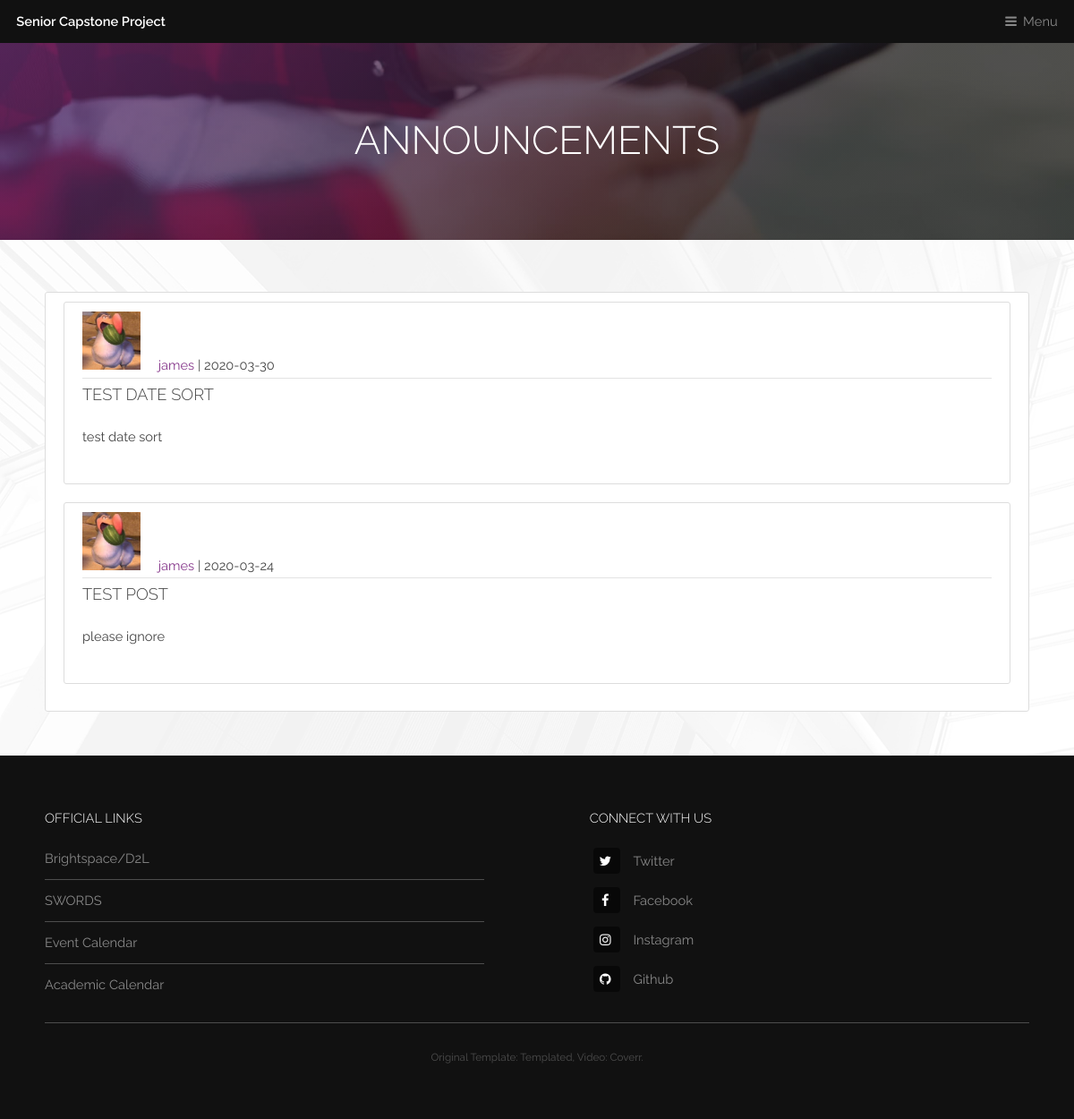
The app's page /news, older data.
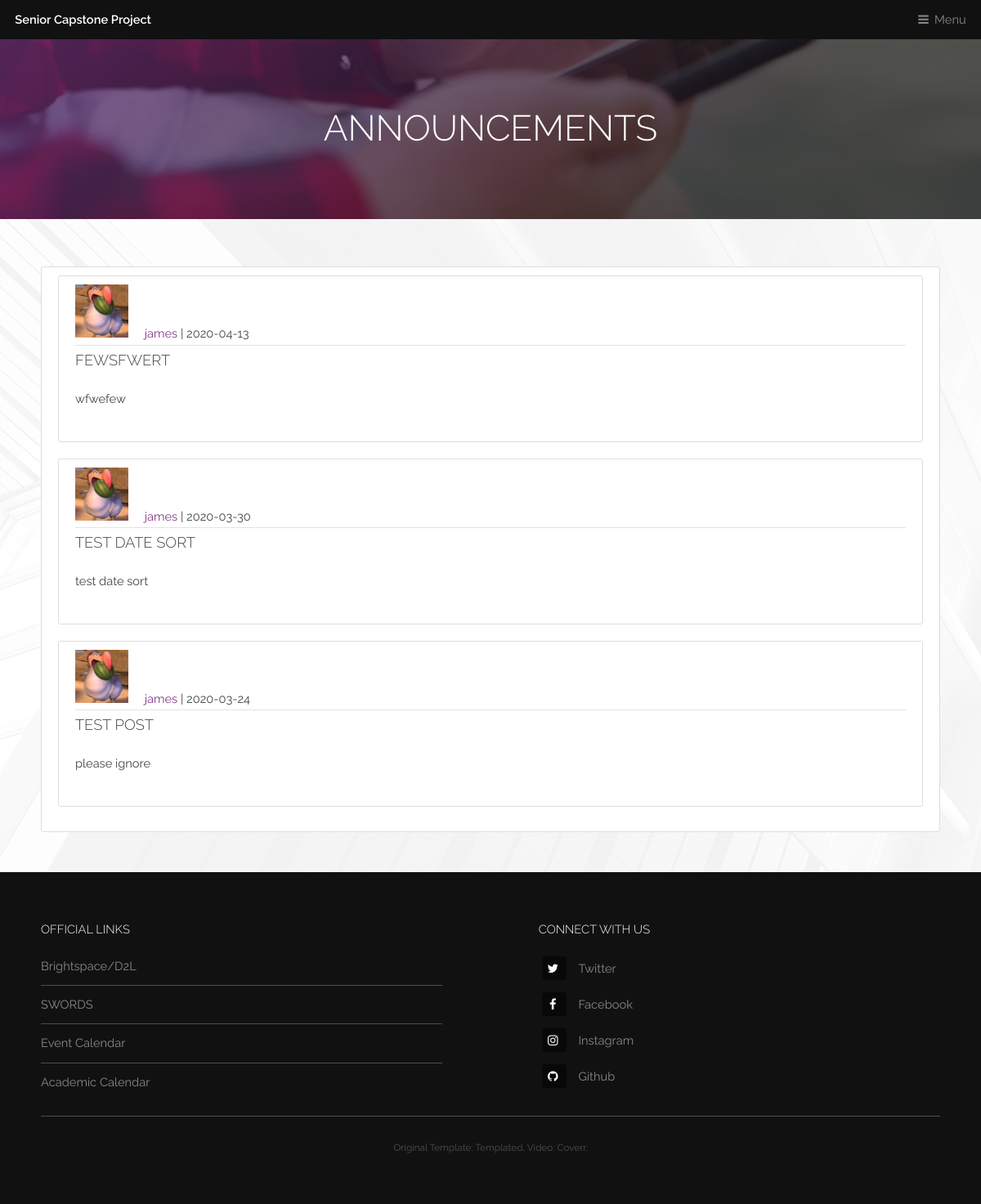
The same page, newer data.
### app/models.py (models this page shows, shortened)
class Post(db.Model):
    id = db.Column(db.Integer, primary_key=True)
    title = db.Column(db.String(100), nullable=False)
    date_posted = db.Column(db.DateTime, nullable=False, default=datetime.utcnow)
    content = db.Column(db.Text, nullable=False)
    user_id = db.Column(db.Integer, db.ForeignKey('user.id'), nullable=False)

class User(db.Model, UserMixin):
    id = db.Column(db.Integer, primary_key=True)
    username = db.Column(db.String(20), unique=True, nullable=False)
    stu_id = db.Column(db.String(9), unique=True, nullable=False)
    email = db.Column(db.String(60), unique=True, nullable=False)
    image_file = db.Column(db.String(20), nullable=False, default='default.jpg')
    about_me = db.Column(db.String(250))
    last_seen = db.Column(db.DateTime, default=datetime.today())
    password = db.Column(db.String(30), nullable=False)
    posts = db.relationship('Post', backref='author', lazy=True)
    roles = db.relationship('Role', secondary='user_roles', backref=db.backref('users', lazy='dynamic'))

### app/routes.py (the view)
def news():
    posts = Post.query.order_by(Post.id.desc()).all()
    return render_template('news.html', title='News', posts=posts)

### app/routes.py (called while the page is built)
@app.before_request
def before_request():
    if current_user.is_authenticated:
        current_user.last_seen = datetime.utcnow()
        db.session.commit()

### app/templates/news.html (shortened to what this page needs)
<div id="heading" >
    <h1>Announcements</h1>
</div>
{% extends "template.html" %}
{% block content %}
    <section id="main" class="wrapper">
        <div class="inner">
            <div class="content-section">
                {% for post in posts %}
                    <article class="media content-section">
                        <div class="media-body">
                            <div class="article-metadata">
                                <img class="rounded-circle article-img" src="{{ url_for('static', filename='images/profile_pics/' + post.author.image_file) }}">
                                <a class="mr-2" href="{{ url_for('account', stu_id=post.author.stu_id) }}">{{ post.author.username }}</a>
                                | <small class="text-muted">{{ post.date_posted.strftime('%Y-%m-%d') }}</small>
                            </div>
                            <h3><a class="article-title" href="{{ url_for('post', post_id=post.id) }}">{{ post.title }}</a></h3>
                            <p class="article-content">{{ post.content }}</p>
                        </div>
                    </article>
                {% endfor %}
            </div>
        </div>
    </section>
{% endblock content %}

### app/templates/template.html (shortened to what this page needs)
<!DOCTYPE HTML>
<html prefix="og: http://ogp.me/ns#">
	<head>
		<link rel="stylesheet" href="{{ url_for('static', filename='assets/css/main.css') }}" />
	</head>
	<body class="is-preload">
        <header id="header">
            <a class="logo" href="{{ url_for('home') }}">Senior Capstone Project</a>
            <nav>
                <a href="#menu">Menu</a>
            </nav>
        </header>
        {% block content %}{% endblock %}
        <footer id="footer">
            <div class="inner">
                <div class="content">
                    <section>
                        <h4>Official Links</h4>
                        <ul class="alt">
                            <li><a target="#" href="https://www.mga.edu/d2l/index.php">Brightspace/D2L</a></li>
                            <li><a target="#" href="https://www.mga.edu/technology/services/banner.php">SWORDS</a></li>
                            <li><a target="#" href="https://go.activecalendar.com/mga/">Event Calendar</a></li>
                            <li><a target="#" href="https://www.mga.edu/academics/calendars/index.php">Academic Calendar</a></li>
                        </ul>
                    </section>
                    <section>
                        <h4>Connect with us</h4>
                        <ul class="plain">
                            <li><a target="#" href="https://twitter.com/MGAstateU"><i class="icon fa-twitter">&nbsp;</i>Twitter</a></li>
                            <li><a target="#" href="https://www.facebook.com/MiddleGeorgiaStateUniversity2"><i class="icon fa-facebook">&nbsp;</i>Facebook</a></li>
                            <li><a target="#" href="https://www.instagram.com/mgastateu/"><i class="icon fa-instagram">&nbsp;</i>Instagram</a></li>
                            <li><a target="#" href="https://github.com/ottter/capstone"><i class="icon fa-github">&nbsp;</i>Github</a></li>
                        </ul>
                    </section>
                </div>
                <div class="copyright">
                    Original Template: <a href="https://templated.co/">Templated</a>, Video: <a href="https://coverr.co">Coverr</a>.
                </div>
            </div>
        </footer>
    </body>
</html>

Row changes from the older to the newer data that the page shows:
added Post: image_file (picture), author.username "james", date_posted "2020-04-13", title "FEWSFWERT", content "wfwefew"
